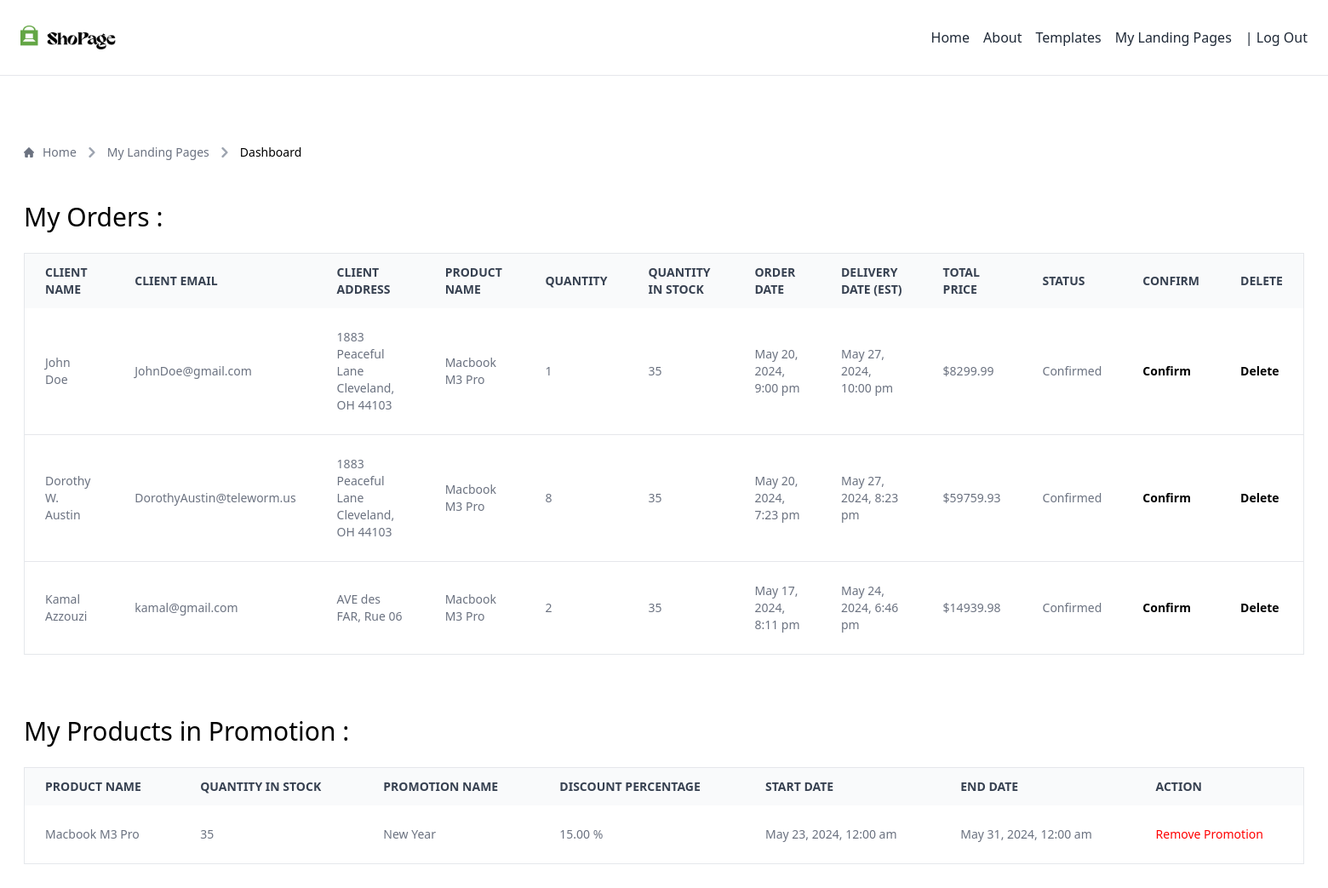
Page /dist/dashboard.php (signed in) on the committed database.
### tables this page shows
CREATE TABLE `commandes` (
  `id` int(11) NOT NULL,
  `client_id` int(11) NOT NULL,
  `product_id` int(11) NOT NULL,
  `quantity` int(11) NOT NULL,
  `order_date` timestamp NOT NULL DEFAULT current_timestamp(),
  `delivery_date` timestamp NULL DEFAULT NULL,
  `status` varchar(255) NOT NULL DEFAULT 'Unconfirmed',
  `total_price` decimal(10,2) NOT NULL,
  `user_id` int(11) NOT NULL
);

CREATE TABLE `clients` (
  `id` int(11) NOT NULL,
  `fullname` varchar(255) NOT NULL,
  `email` varchar(255) NOT NULL,
  `address` varchar(255) NOT NULL,
  `created_at` timestamp NOT NULL DEFAULT current_timestamp(),
  `updated_at` timestamp NOT NULL DEFAULT current_timestamp() ON UPDATE current_timestamp(),
  `user_id` int(11) NOT NULL
);

CREATE TABLE `products` (
  `id` int(11) NOT NULL,
  `user_id` int(11) NOT NULL,
  `categorie_id` int(11) NOT NULL,
  `name` varchar(255) NOT NULL,
  `image_desc` varchar(255) NOT NULL,
  `description` text DEFAULT NULL,
  `price` decimal(10,2) NOT NULL,
  `quantity` int(11) NOT NULL,
  `delivery_time` int(11) NOT NULL,
  `created_at` timestamp NOT NULL DEFAULT current_timestamp(),
  `updated_at` timestamp NOT NULL DEFAULT current_timestamp() ON UPDATE current_timestamp()
);

CREATE TABLE `product_in_promotion` (
  `id` int(11) NOT NULL,
  `user_id` int(11) NOT NULL,
  `product_id` int(11) NOT NULL,
  `promotion_id` int(11) NOT NULL,
  `discount_percentage` decimal(5,2) DEFAULT NULL
);

CREATE TABLE `promotions` (
  `id` int(11) NOT NULL,
  `user_id` int(11) NOT NULL,
  `name` varchar(255) NOT NULL,
  `discount_percentage` decimal(5,2) NOT NULL,
  `start_date` date DEFAULT NULL,
  `end_date` date DEFAULT NULL
);

### dist/dashboard.php (the view, shortened to what this page needs)
<?php
require("../connexion.php");
$user_id = $_SESSION['cle'];
?>
<!DOCTYPE html>
<html lang="en">
<head>
    <link rel="stylesheet" href="/src/output.css">
</head>
<body>
    <nav class="border-b border-gray-200 p-6">
        <div class="container mx-auto flex items-center justify-between">
            <a href="index.php" class="flex items-center text-gray-800 text-xl font-bold">
                <img src="/images/logo.png" class="w-28" alt="ShoPage">
            </a>
            <div id="navLinks" class="hidden lg:flex flex-col lg:flex-row lg:space-x-4">
                <a href="index.php" class="block text-gray-800 hover:text-gray-900 py-2">Home</a>
                <a href="about.php" class="block text-gray-800 hover:text-gray-900 py-2">About</a>
                <a href="templates.php" class="block text-gray-800 hover:text-gray-900 py-2">Templates</a>
                <?php if (isset($_SESSION['login'])) : ?>
                    <a href="landingPages.php" class="block text-gray-800 hover:text-gray-900 py-2">My Landing Pages</a>
                    <a href="/authentification/deconnexion.php" class="block text-gray-800 hover:text-gray-900 py-2">| Log Out</a>
                <?php else : ?>
                    <a href="/authentification/register.php" class="block bg-black px-4 text-white rounded-lg hover:bg-green-500 transition duration-300 ease-in-out py-2">Join Us</a>
                <?php endif; ?>
            </div>
        </div>
    </nav>
    <div class="container mx-auto py-20 px-4">
        <nav class="flex" aria-label="Breadcrumb">
            <ol class="inline-flex items-center space-x-1 md:space-x-2 rtl:space-x-reverse">
                <li class="inline-flex items-center">
                    <a href="index.php" class="inline-flex items-center text-sm font-medium text-gray-500 hover:text-black transition duration-300 ease-in-out ">
                        Home
                    </a>
                </li>
                <li class="inline-flex items-center">
                    <div class="flex items-center">
                        <svg class="rtl:rotate-180 w-3 h-3 text-gray-400 mx-1" aria-hidden="true" xmlns="http://www.w3.org/2000/svg" fill="none" viewBox="0 0 6 10">
                            <path stroke="currentColor" stroke-linecap="round" stroke-linejoin="round" stroke-width="2" d="m1 9 4-4-4-4" />
                        </svg>
                        <a href="landingPages.php" class="ms-1 text-sm font-medium text-gray-500 hover:text-black transition duration-300 ease-in-out md:ms-2 ">My Landing Pages</a>
                    </div>
                </li>
                <li aria-current="page">
                    <div class="flex items-center">
                        <svg class="rtl:rotate-180 w-3 h-3 text-gray-400 mx-1" aria-hidden="true" xmlns="http://www.w3.org/2000/svg" fill="none" viewBox="0 0 6 10">
                            <path stroke="currentColor" stroke-linecap="round" stroke-linejoin="round" stroke-width="2" d="m1 9 4-4-4-4" />
                        </svg>
                        <a href="" class="ms-1 text-sm font-medium text-black md:ms-2 ">Dashboard</a>
                    </div>
                </li>
            </ol>
        </nav>
        <div class="mt-12 mb-6">
            <h1 class="text-3xl font-thin mb-4">My Orders :</h1>
        </div>
        <?php
        $sql = "SELECT
            commandes.id as commande_id,
            clients.fullname as client_name,
            clients.email as client_email,
            clients.address as client_address,
            products.name as product_name,
            products.quantity as quantity_in_stock,
            commandes.quantity,
            commandes.order_date,
            commandes.delivery_date,
            commandes.total_price,
            commandes.status
        FROM commandes
        JOIN clients ON commandes.client_id = clients.id
        JOIN products ON commandes.product_id = products.id
        WHERE commandes.user_id = ?
        ORDER BY commandes.order_date DESC";
        $stmt = $con->prepare($sql);
        $stmt->bind_param("i", $user_id);
        $stmt->execute();
        $result = $stmt->get_result();
        if ($result->num_rows > 0) {
        ?>
            <div class="relative overflow-x-auto sm:rounded-lg">
                <table class="w-full text-sm text-left rtl:text-right text-gray-500 border border-1 border-gray-700">
                    <thead class="text-xs text-gray-700 uppercase bg-gray-50 ">
                        <tr>
                            <th scope="col" class="px-6 py-3">
                                CLIENT NAME
                            </th>
                            <th scope="col" class="px-6 py-3">
                                CLIENT EMAIL
                            </th>
                            <th scope="col" class="px-6 py-3">
                                CLIENT ADDRESS
                            </th>
                            <th scope="col" class="px-6 py-3">
                                PRODUCT NAME
                            </th>
                            <th scope="col" class="px-6 py-3">
                                QUANTITY
                            </th>
                            <th scope="col" class="px-6 py-3">
                                QUANTITY IN STOCK
                            </th>
                            <th scope="col" class="px-6 py-3">
                                ORDER DATE
                            </th>
                            <th scope="col" class="px-6 py-3">
                                DELIVERY DATE (EST)
                            </th>
                            <th scope="col" class="px-6 py-3">
                                TOTAL PRICE
                            </th>
                            <th scope="col" class="px-6 py-3">
                                STATUS
                            </th>
                            <th scope="col" class="px-6 py-3">
                                CONFIRM
                            </th>
                            <th scope="col" class="px-6 py-3">
                                DELETE
                            </th>
                        </tr>
                    </thead>
                    <tbody class="bg-white divide-y divide-gray-200">
                        <?php
                        while ($row = $result->fetch_assoc()) {
                            $commande_id = $row['commande_id'];
                            $client_name = $row['client_name'];
                            $client_email = $row['client_email'];
                            $client_address = $row['client_address'];
                            $product_name = $row['product_name'];
                            $quantity = $row['quantity'];
                            $order_date = $row['order_date'];
                            $delivery_date = $row['delivery_date'];
                            $status = $row['status'];
                            $total_price = $row['total_price'];
                            $quantity_in_stock = $row['quantity_in_stock'];
                            $formatted_date_ordered = date("F j, Y, g:i a", strtotime($order_date));
                            $formatted_date_delivery = date("F j, Y, g:i a", strtotime($delivery_date));
                        ?>
                            <tr class="odd:bg-white odd:dark:bg-gray-900 even:bg-gray-50 even:dark:bg-gray-800 border-b dark:border-gray-700">
                                <td class="px-6 py-6 whitespace-nowrap"><?php echo $client_name; ?></td>
                                <td class="px-6 py-6 whitespace-nowrap"><?php echo $client_email; ?></td>
                                <td class="px-6 py-6 whitespace-nowrap"><?php echo $client_address; ?></td>
                                <td class="px-6 py-6 whitespace-nowrap"><?php echo $product_name; ?></td>
                                <td class="px-6 py-6 whitespace-nowrap"><?php echo $quantity; ?></td>
                                <td class="px-6 py-6 whitespace-nowrap"><?php echo $quantity_in_stock; ?></td>
                                <td class="px-6 py-6 whitespace-nowrap"><?php echo $formatted_date_ordered; ?></td>
                                <td class="px-6 py-6 whitespace-nowrap"><?php echo $formatted_date_delivery; ?></td>
                                <td class="px-6 py-6 whitespace-nowrap">$<?php echo $total_price; ?></td>
                                <td class="px-6 py-6 whitespace-nowrap"><?php echo $status; ?></td>
                                <td class="px-6 py-6 whitespace-nowrap">
                                    <a href="../PHP/update_commande.php?id=<?php echo $commande_id; ?>&action=confirm" class="font-semibold text-black hover:underline">Confirm</a>
                                </td>
                                <td class="px-6 py-6 whitespace-nowrap">
                                    <a href="../PHP/update_commande.php?id=<?php echo $commande_id; ?>&action=delete" class="font-semibold text-black hover:underline">Delete</a>
                                </td>
                            </tr>
                        <?php
                        }
                        ?>
                    </tbody>
                </table>
            </div>
        <?php
        } else {
            echo "<br><p>You don't have any orders.</p>";
        }
        ?>
        <br>
        <div class="mt-12 mb-6">
            <h1 class="text-3xl font-thin mb-4">My Products in Promotion :</h1>
        </div>
        <?php
        $sql = "SELECT
            products.id as product_id,
            products.name as product_name,
            products.quantity as quantity_in_stock,
            product_in_promotion.discount_percentage,
            promotions.name as promotion_name,
            promotions.id as promotion_id,
            promotions.start_date,
            promotions.end_date
        FROM products
        LEFT JOIN product_in_promotion ON products.id = product_in_promotion.product_id
        LEFT JOIN promotions ON product_in_promotion.promotion_id = promotions.id
        WHERE products.user_id = ?";
        $stmt = $con->prepare($sql);
        $stmt->bind_param("i", $_SESSION['cle']);
        $stmt->execute();
        $result = $stmt->get_result();
        if ($result->num_rows > 0) {
        ?>
            <div class="relative overflow-x-auto sm:rounded-lg">
                <table class="w-full text-sm text-left rtl:text-right text-gray-500 border border-1 border-gray-700">
                    <thead class="text-xs text-gray-700 uppercase bg-gray-50 ">
                        <tr>
                            <th scope="col" class="px-6 py-3">
                                PRODUCT NAME
                            </th>
                            <th scope="col" class="px-6 py-3">
                                QUANTITY IN STOCK
                            </th>
                            <th scope="col" class="px-6 py-3">
                                PROMOTION NAME
                            </th>
                            <th scope="col" class="px-6 py-3">
                                DISCOUNT PERCENTAGE
                            </th>
                            <th scope="col" class="px-6 py-3">
                                START DATE
                            </th>
                            <th scope="col" class="px-6 py-3">
                                END DATE
                            </th>
                            <th scope="col" class="px-6 py-3">
                                ACTION
                            </th>
                        </tr>
                    </thead>
                    <tbody class="bg-white divide-y divide-gray-200">
                        <?php
                        while ($row = $result->fetch_assoc()) {
                            $product_name = $row['product_name'];
                            $quantity_in_stock = $row['quantity_in_stock'];
                            $promotion_name = $row['promotion_name'];
                            $discount_percentage = $row['discount_percentage'];
                            $start_date = $row['start_date'];
                            $end_date = $row['end_date'];
                            $formatted_start_date = ($promotion_name) ? date("F j, Y, g:i a", strtotime($start_date)) : "";
                            $formatted_end_date = ($promotion_name) ? date("F j, Y, g:i a", strtotime($end_date)) : "";
                        ?>
                            <tr class="border-b">
                                <td class="px-6 py-6 whitespace-nowrap"><?php echo htmlspecialchars($product_name); ?></td>
                                <td class="px-6 py-6 whitespace-nowrap"><?php echo htmlspecialchars($quantity_in_stock); ?></td>
                                <td class="px-6 py-6 whitespace-nowrap"><?php echo htmlspecialchars($promotion_name ?: "None"); ?></td>
                                <td class="px-6 py-6 whitespace-nowrap"><?php echo htmlspecialchars($discount_percentage ?: "None"); ?> %</td>
                                <td class="px-6 py-6 whitespace-nowrap"><?php echo htmlspecialchars($formatted_start_date); ?></td>
                                <td class="px-6 py-6 whitespace-nowrap"><?php echo htmlspecialchars($formatted_end_date); ?></td>
                                <td class="px-6 py-6 whitespace-nowrap">
                                    <?php if ($promotion_name) : ?>
                                        <form action="../PHP/remove_promotion.php" method="POST">
                                            <button type="submit" style="color: red;">Remove Promotion</button>
                                        </form>
                                    <?php endif; ?>
                                </td>
                            </tr>
                        <?php } ?>
                    </tbody>
                </table>
            </div>
        <?php
        } else {
            echo "<br><p>You don't have any products.</p>";
        }
        ?>
</body>

### rows in the picture
commandes: client.fullname "John Doe", client.email "JohnDoe@gmail.com", client.address "1883 Peaceful Lane Cleveland, OH 44103", product.name "Macbook M3 Pro", quantity "1", product.quantity "35", order_date "May 20, 2024, 9:00 pm", delivery_date "May 27, 2024, 10:00 pm", total_price "8299.99", status "Confirmed"
commandes: client.fullname "Dorothy W. Austin", client.email "DorothyAustin@teleworm.us", client.address "1883 Peaceful Lane Cleveland, OH 44103", product.name "Macbook M3 Pro", quantity "8", product.quantity "35", order_date "May 20, 2024, 7:23 pm", delivery_date "May 27, 2024, 8:23 pm", total_price "59759.93", status "Confirmed"
commandes: client.fullname "Kamal Azzouzi", client.email "kamal@gmail.com", client.address "AVE des FAR, Rue 06", product.name "Macbook M3 Pro", quantity "2", product.quantity "35", order_date "May 17, 2024, 8:11 pm", delivery_date "May 24, 2024, 6:46 pm", total_price "14939.98", status "Confirmed"
product_in_promotion: product.name "Macbook M3 Pro", product.quantity "35", promotion.name "New Year", discount_percentage "15.00", promotion.start_date "May 23, 2024, 12:00 am", promotion.end_date "May 31, 2024, 12:00 am"
